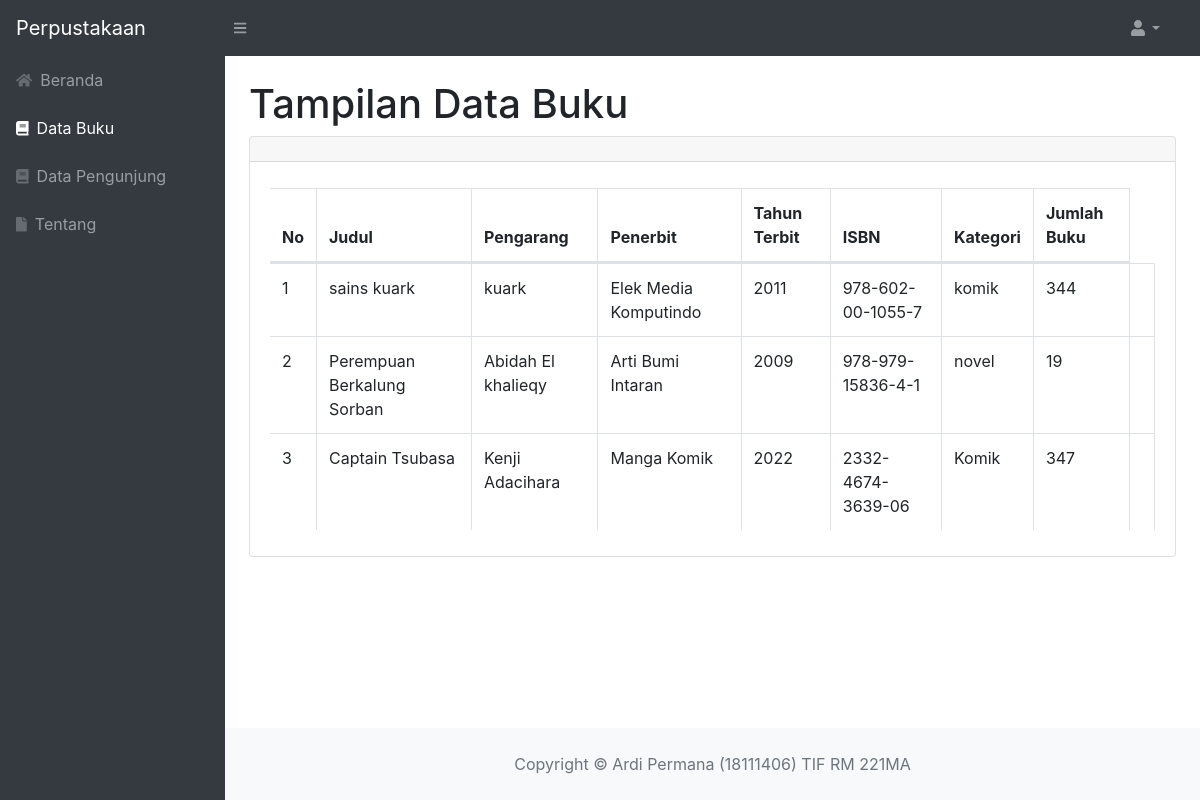
The app's page /buku.php with its own data.
### tables this page shows
CREATE TABLE `data_buku` (
  `id_buku` int(11) NOT NULL,
  `judul` varchar(250) NOT NULL,
  `pengarang` varchar(250) NOT NULL,
  `penerbit` varchar(250) NOT NULL,
  `tahun_terbit` int(5) NOT NULL,
  `isbn` varchar(25) NOT NULL,
  `kategori` varchar(50) NOT NULL,
  `jumlah_buku` int(11) NOT NULL
);

### buku.php (the view, shortened to what this page needs)
<?php
require 'function.php';
?>
<!DOCTYPE html>
<html lang="en">
<head>
    <link href="css/styles.css" rel="stylesheet" />
    <link href="https://cdn.datatables.net/1.10.20/css/dataTables.bootstrap4.min.css" rel="stylesheet" />
</head>
<body class="sb-nav-fixed">
    <nav class="sb-topnav navbar navbar-expand navbar-dark bg-dark">
        <a class="navbar-brand" href="beranda.php">Perpustakaan</a>
        <button class="btn btn-link btn-sm order-1 order-lg-0" id="sidebarToggle" href="#"><i class="fas fa-bars"></i></button>
        <form class="d-none d-md-inline-block form-inline ml-auto mr-0 mr-md-3 my-2 my-md-0">
            <ul class="navbar-nav ml-auto ml-md-0">
                <li class="nav-item dropdown">
                    <a class="nav-link dropdown-toggle" id="userDropdown" href="#" role="button" data-toggle="dropdown" aria-haspopup="true" aria-expanded="false"><i class="fas fa-user fa-fw"></i></a>
                </li>
            </ul>
        </form>
    </nav>
    <div id="layoutSidenav">
        <div id="layoutSidenav_nav">
            <nav class="sb-sidenav accordion sb-sidenav-dark bg-dark" id="sidenavAccordion">
                <div class="sb-sidenav-menu">
                    <div class="nav">
                        <a class="nav-link" href="beranda.php">
                            <div class="sb-nav-link-icon"><i class="fas fa-home"></i></div>
                            Beranda
                        </a>
                        <a class="nav-link" href="buku.php">
                            <div class="sb-nav-link-icon"><i class="fas fa-book"></i></div>
                            Data Buku
                        </a>
                        <a class="nav-link" href="pengunjung.php">
                            <div class="sb-nav-link-icon"><i class="fas fa-book"></i></div>
                            Data Pengunjung
                        </a>
                        <a class="nav-link" href="tentang.php">
                            <div class="sb-nav-link-icon"><i class="fas fa-file"></i></div>
                            Tentang
                        </a>
                    </div>
                </div>
            </nav>
        </div>
        <div id="layoutSidenav_content">
            <main>
                <div class="container-fluid">
                    <h1 class="mt-4">Tampilan Data Buku</h1>
                    <div class="card mb-4">
                        <div class="card-header">
                        </div>
                        <div class="card-body">
                            <div class="table-responsive">
                                <table class="table table-bordered" id="dataTable" width="100%" cellspacing="0">
                                    <thead>
                                        <tr>
                                            <th>No</th>
                                            <th>Judul</th>
                                            <th>Pengarang</th>
                                            <th>Penerbit</th>
                                            <th>Tahun Terbit</th>
                                            <th>ISBN</th>
                                            <th>Kategori</th>
                                            <th>Jumlah Buku</th>
                                        </tr>
                                    </thead>
                                    <tbody>
                                        <?php
                                        $ambil = mysqli_query($conn, "SELECT * FROM data_buku");
                                        $no = 1;
                                        while ($data = mysqli_fetch_array($ambil)) {
                                            $judul = $data['judul'];
                                            $pengarang = $data['pengarang'];
                                            $penerbit = $data['penerbit'];
                                            $tahun_terbit = $data['tahun_terbit'];
                                            $isbn = $data['isbn'];
                                            $kategori = $data['kategori'];
                                            $jumlah_buku = $data['jumlah_buku'];
                                        ?>
                                            <tr>
                                                <td><?= $no++; ?></td>
                                                <td><?= $judul; ?></td>
                                                <td><?= $pengarang; ?></td>
                                                <td><?= $penerbit; ?></td>
                                                <td><?= $tahun_terbit; ?></td>
                                                <td><?= $isbn; ?></td>
                                                <td><?= $kategori; ?></td>
                                                <td><?= $jumlah_buku; ?></td>
                                                <td>
                                                </td>
                                            </tr>
                                        <?php
                                        };
                                        ?>
                                    </tbody>
                                </table>
                            </div>
                        </div>
                    </div>
                </div>
            </main>
            <footer class="py-4 bg-light mt-auto">
                <div class="container-fluid">
                    <div class="text-muted text-center">Copyright &copy; Ardi Permana (18111406) TIF RM 221MA</div>
                </div>
            </footer>
        </div>
    </div>
</body>
</html>

### records on screen
data_buku: judul "sains kuark", pengarang "kuark", penerbit "Elek Media Komputindo", tahun_terbit "2011", isbn "978-602-00-1055-7", kategori "komik", jumlah_buku "344"
data_buku: judul "Perempuan Berkalung Sorban", pengarang "Abidah El khalieqy", penerbit "Arti Bumi Intaran", tahun_terbit "2009", isbn "978-979-15836-4-1", kategori "novel", jumlah_buku "19"
data_buku: judul "Captain Tsubasa", pengarang "Kenji Adacihara", penerbit "Manga Komik", tahun_terbit "2022", isbn "2332-4674-3639-06", kategori "Komik", jumlah_buku "347"
